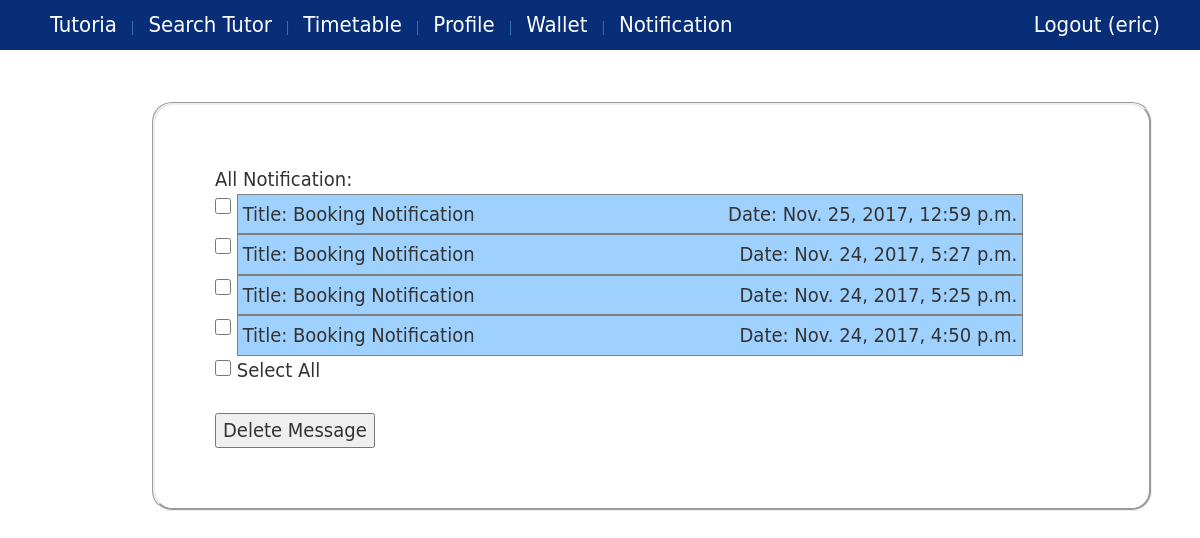
The page /notification/ (signed in) on the database its author committed.
### core/models.py (models this page shows, shortened)
class Notification(models.Model):
    profile = models.ForeignKey(Profile, on_delete=models.CASCADE)
    title = models.CharField(max_length=100)
    message = models.CharField(max_length=1000)
    date = models.DateTimeField()
    checked = models.BooleanField(default=False)

### core/views.py (the view)
# urls.py: url(r'^notification/$', views.notification, name='view_notification'),
def notification(request):
    if request.user.username =="admin":
        request.session['title'] = "Restricted Access"
        request.session['message'] = "You are logged-in as admin."
        return HttpResponseRedirect(reverse('message'))
    if request.POST:
        msg=""
        context={}
        if 'message_id' in request.POST:
            IDs = request.POST.getlist('message_id')
        if len(IDs)==0:
            notif_list = Notification.objects.filter(profile=request.user.profile).order_by('-date')
            context={'list':notif_list,'msg': "No item is selected."}
            return render(request, 'notification.html', context)
        for each in IDs:
            try:
                s = Notification.objects.get(pk=each)
            except:
                notif_list = Notification.objects.filter(profile=request.user.profile).order_by('-date')
                context={'list':notif_list,'msg': "Item is already deleted."}
                return render(request, 'notification.html', context)
            s.delete()
        msg+="{} notifications has been deleted.".format(len(IDs))
        context['msg']=msg
        notif_list = Notification.objects.filter(profile=request.user.profile).order_by('-date')
        context['list']=notif_list
        return render(request, 'notification.html', context)
    else:
        notif_list = Notification.objects.filter(profile=request.user.profile).order_by('-date')
        context={'list':notif_list}
        return render(request, 'notification.html', context)

### core/models.py (called while the page is built)
    @property
    def hasNotification(self):
        return len(Notification.objects.filter(profile=self,checked=False))>0

### core/templates/notification.html (shortened to what this page needs)
{% extends 'base.html' %}
{% block content %}
    {% if list %}
        All Notification:
        <form action="{% url 'view_notification' %}" method="post">
            {% for each in list %}
                <div id="msg_{{each.id}}" class="msg_wrapper">
                        <input type="checkbox" name="message_id" value="{{each.id}}" class="checkbox_group"/>
                        <div class="second_wrapper">
                            {% if not each.checked %}
                                <div id="title_{{each.id}}" style="font-weight: bold" class="title_group">
                                    <span>Title: {{each.title}}</span>
                                    <span class="pull-right">Date: {{each.date}}</span>
                                </div>
                            {% else %}
                                <div id="title_{{each.id}}" class="title_group">
                                    <span>Title: {{each.title}}</span>
                                    <span class="pull-right">Date: {{each.date}}</span>
                                </div>
                            {% endif %}
                        </div>
                </div>
            {% endfor %}
        <input type="checkbox" id="select_all" onclick="selectAll()" class="checkbox_group"/> Select All
        <br/><br/>
        <input type="submit" value="Delete Message" onclick="return confirmDeleteMessage()">
    </form>
    {% else %}
        <h2>No Notification yet.</h2>
    {% endif %}
{% endblock %}

### core/templates/base.html (shortened to what this page needs)
{% load static %}
<!DOCTYPE html>
<html>
<head>
    <link rel="stylesheet" href="{% static 'css/base.css' %}">
    <link rel="stylesheet" href="https://maxcdn.bootstrapcdn.com/bootstrap/3.3.7/css/bootstrap.min.css">
</head>
<body>
    <div id="wrapper">
        <header>
            <nav id="navigation">
                <ul>
                    <a href="{% url 'homepage' %}">
                        <li>Tutoria</li>
                    </a>
                    {% ifnotequal user.username "admin" %}
                        {% if user.is_authenticated %}
                            <a href="{% url 'search_tutor' %}">
                                | <li>Search Tutor</li>
                            </a>
                            <a href="{% url 'view_timetable' %}">
                                | <li>Timetable</li>
                            </a>
                            <a href="{% url 'edit_profile' %}">
                                | <li>Profile</li>
                            </a>
                            <a href="{% url 'view_wallet' %}">
                                | <li>Wallet</li>
                            </a>
                            <a href="{% url 'view_notification' %}">
                                {%if user.profile.hasNotification %}
                                    | <li>Notification({{user.profile.getNotificationNum}})</li>
                                {% else %}
                                    | <li>Notification</li>
                                {% endif %}
                            </a>
                            <a href="{% url 'logout' %}" id="logoutButton" class="pull-right">
                                <li>Logout ({{ user.username }}) </li>
                            </a>
                        {% endif %}
                    {% endifnotequal %}
                </ul>
            </nav>
        </header>
        <div id="main">
            <article>
                <section class="box">
                    {% block content %} {% endblock %}
        </div>
    </div>
</body>
</html>

### core/static/css/base.css (style rules this page uses)
* { margin:0 auto; padding:0 auto; }
html,body { height:100%; }
#wrapper { min-height:100%; position:relative; }
a:link { text-decoration: none; }
nav#navigation { position: fixed; border-radius:10px; top:0; left:0; right:0; width: 100%; height: 50px; background-color:rgba(255,255,255,0.2); z-index: 1; }
nav#navigation ul { box-sizing:border-box; list-style:none; height:50px; padding-bottom:5px; background-color:rgb(7, 46, 119); top:5px; }
nav#navigation ul li { box-sizing:border-box; font-family:"Gill Sans", "Gill Sans MT", "Myriad Pro", "DejaVu Sans Condensed", Helvetica, Arial, sans-serif; font-size:22px; font-weight:300; display:inline; border-radius:10px; color:rgb(255, 255, 255); position:relative; line-height:50px; padding-left:10px; padding-right:10px; }
#main { padding-top:50px; padding-bottom:50px; }
.box { overflow: hidden; font-size:20px; font-family:"Gill Sans", "Gill Sans MT", "Myriad Pro", "DejaVu Sans Condensed", Helvetica, Arial, sans-serif; box-sizing:border-box; width:1000px; padding:60px; border:groove; border-radius:20px; margin:2px; position:relative; top:50px; left:150px; }
#logoutButton, #logoutButton, #signupButton { padding-right: 30px; }

### core/templates/notification.html (style rules this page uses)
.checkbox_group { width: 16px; height: 16px; vertical-align: top; }
.msg_wrapper { display: block; }
.second_wrapper { display: inline-block; }
.second_wrapper { width: 90%; }
.title_group { display: block; padding: 5px; text-align: left; background-color: #9fd1ff; border: solid 1px #818080; word-wrap: break-word; }

### rows shown on the page
Notification: title "Booking Notification", date "Nov. 25, 2017, 12:59 p.m."
Notification: title "Booking Notification", date "Nov. 24, 2017, 5:27 p.m."
Notification: title "Booking Notification", date "Nov. 24, 2017, 5:25 p.m."
Notification: title "Booking Notification", date "Nov. 24, 2017, 4:50 p.m."

### other values the page prints
{{ user.username }} "eric"
